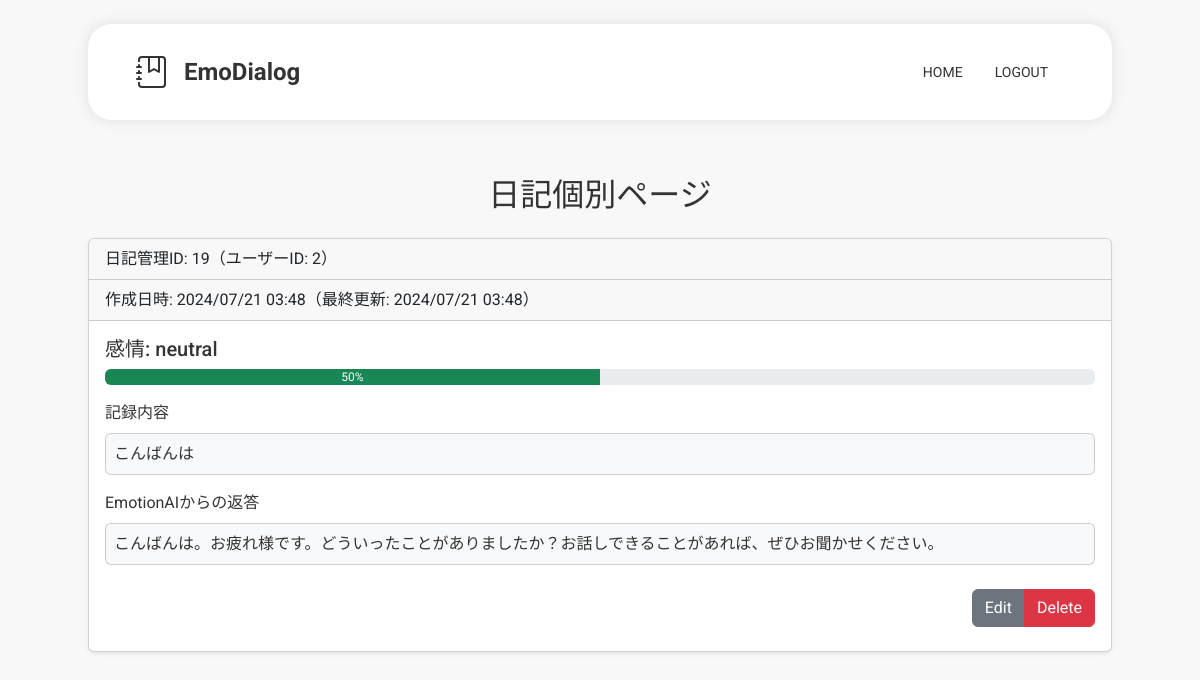
The app's page /diaries/19 (signed in), older data.
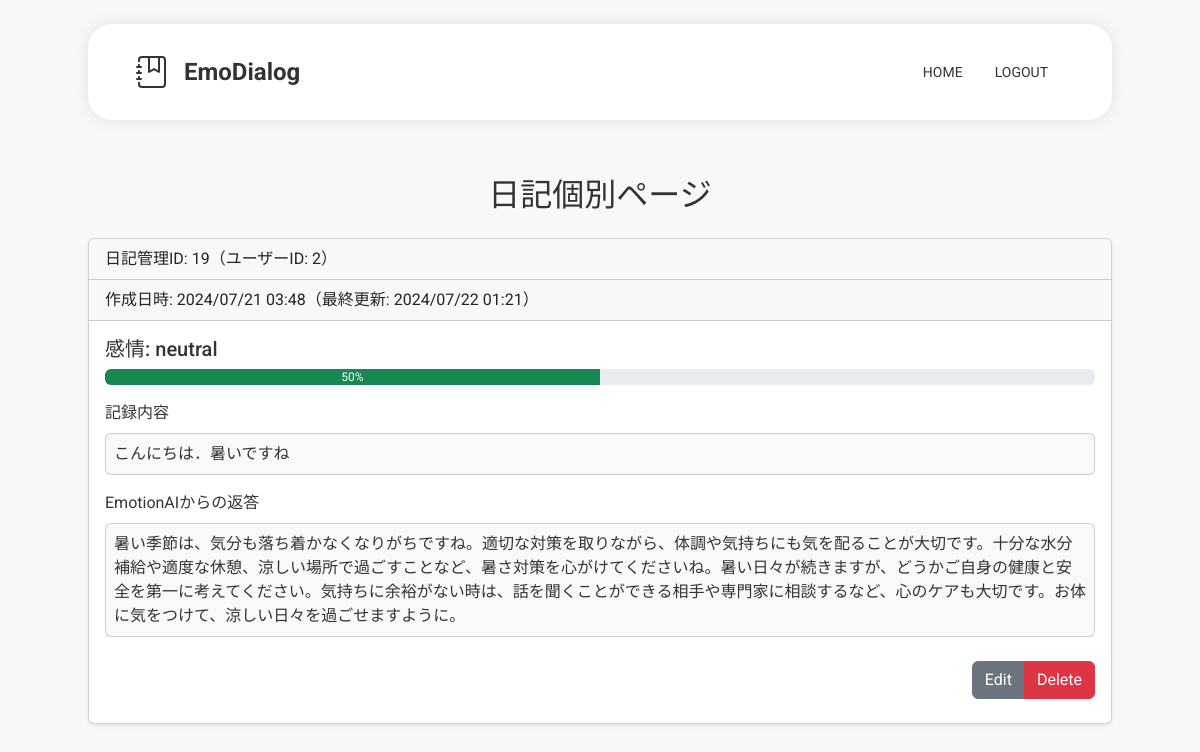
The same page, newer data.
### models.py (models this page shows)
class Diary(db.Model):
    id = db.Column(db.Integer, primary_key=True)
    user_id = db.Column(db.Integer, db.ForeignKey('user.id'), nullable=False)
    create_at = db.Column(
        db.DateTime,
        nullable=False,
        default=lambda: datetime.now(pytz.timezone('Asia/Tokyo'))
    )
    update_at = db.Column(
        db.DateTime,
        nullable=False,
        default=lambda: datetime.now(pytz.timezone('Asia/Tokyo')),
        onupdate=lambda: datetime.now(pytz.timezone('Asia/Tokyo'))
    )
    body = db.Column(db.String(500), nullable=False)
    response = db.Column(db.String(500))
    emotion = db.Column(db.String(100))
    emotion_degree = db.Column(db.Integer)

### app.py (the view)
@app.route("/diaries/<int:diary_id>")
@login_required
@diary_owner_required
def diaryPage(diary_id):
    diary = diaryController.get_diary(diary_id)
    return render_template('diary.html', diary=diary)

### app.py (called while the page is built)
def diary_owner_required(f):
    @wraps(f)
    def decorated_function(*args, **kwargs):
        diary_id = kwargs.get('diary_id', None)
        if not diaryController.is_diary_owner(diary_id, current_user.id):
            abort(403)
        return f(*args, **kwargs)
    return decorated_function

@login_manager.user_loader
def load_user(user_id):
    return userController.user_load_control(user_id)

### controllers.py (called while the page is built)
    def user_load_control(self, user_id:int) -> User:
        return User.query.get(user_id)

    def is_diary_owner(self, diary_id:int, user_id:int) -> bool:
        diary = Diary.query.get(diary_id)
        try:
            if diary.user_id == user_id:
                return True
        except:
            return False
        return False

    def get_diary(self, diary_id:int) -> Diary:
        diary = Diary.query.get(diary_id)
        return diary

### templates/diary.html (shortened to what this page needs)
{% extends "base.html" %}
{% block content %}
<h2 class="text-center p-3">日記個別ページ</h2>
<div class="card mx-auto mb-4 shadow-sm" style="max-width: 64rem;">
    <div class="card-header">日記管理ID: {{ diary.id }}（ユーザーID: {{ diary.user_id }}）</div>
    <div class="card-header">作成日時: {{ diary.create_at.strftime('%Y/%m/%d %H:%M') }}（最終更新: {{ diary.update_at.strftime('%Y/%m/%d %H:%M') }}）</div>
    <div class="card-body">
        <div class="emotion mb-3">
            <h5 class="card-title mb-2">感情: {{ diary.emotion }}</h5>
            <div class="progress mb-2" role="progressbar">
                <div class="progress-bar bg-success" style='width: {{ diary.emotion_degree }}%'>{{ diary.emotion_degree }}%</div>
            </div>
        </div>
        <div class="card-text mb-2 overflow-hidden">
            記録内容
        </div>
        {% if diary.response != "" %}
            <div class="card bg-body-tertiary mb-3">
                <div class="card-text m-2 overflow-hidden">
                    {{ diary.body }}
                </div>
            </div>
            <div class="card-text mb-2 overflow-hidden">
                EmotionAIからの返答
            </div>
            <div class="card bg-body-tertiary mb-3">
                <div class="card-text m-2 overflow-hidden">
                    {{ diary.response }}
                </div>
            </div>
        {% endif %}
        <div class="text-end">
            <div class="btn-group my-2" role="group">
                <a href="/diaries/{{ diary.id }}/edit" class="btn btn-secondary" id="edit_diary">Edit</a>
                <a href="/diaries/{{ diary.id }}/delete" class="btn btn-danger" id="delete_diary">Delete</a>
            </div>
        </div>
    </div>
</div>
{% endblock %}

Row changes from the older to the newer data that the page shows:
changed Diary "neutral": update_at "2024/07/21 03:48" → "2024/07/22 01:21"; body "こんばんは" → "こんにちは．暑いですね"; response "こんばんは。お疲れ様です。どういったことがありましたか？お話しできることがあれば、ぜひお聞かせください。" → "暑い季節は、気分も落ち着かなくなりがちですね。適切な対策を取りながら、体調や気持ちにも気を配ることが大切です。十分な水分補給や適度な休憩、涼しい場所で過ごすことなど、暑さ対策を心がけてくださいね。暑い日々が続きますが、どうかご自身の健康と安全を第一に考えてください。気持ちに余裕がない時は、話を聞くことができる相手や専門家に相談するなど、心のケアも大切です。お体に気をつけて、涼しい日々を過ごせますように。"
